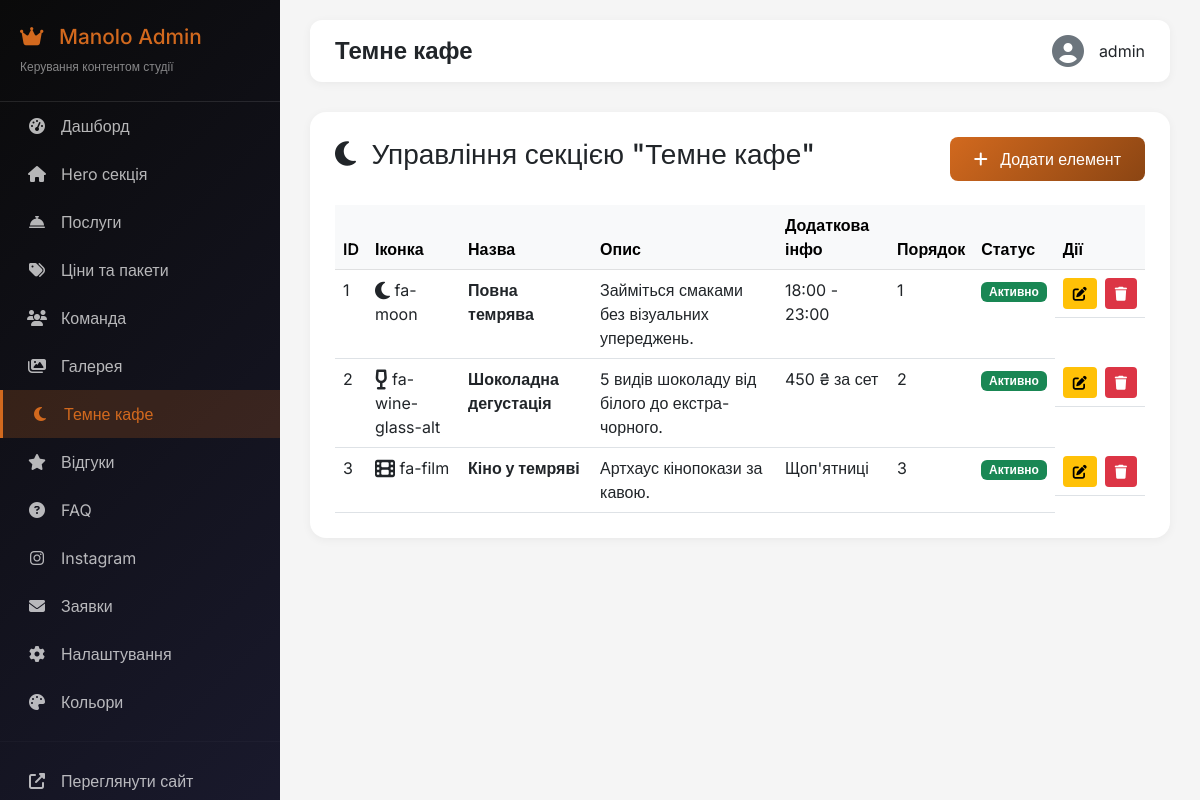
Screenshot of /admin/dark-cafe (signed in) with the database file from the repository.
### app.py (models this page shows)
class DarkCafeItem(db.Model):
    __tablename__ = 'dark_cafe_items'
    id = db.Column(db.Integer, primary_key=True)
    title = db.Column(db.String(100), nullable=False)
    description = db.Column(db.Text, nullable=False)
    icon = db.Column(db.String(50), default='fa-moon')
    extra_info = db.Column(db.String(100))
    order = db.Column(db.Integer, default=0)
    is_active = db.Column(db.Boolean, default=True)

### app.py (the view)
@app.route('/admin/dark-cafe')
@login_required
def admin_dark_cafe():
    items = DarkCafeItem.query.order_by(DarkCafeItem.order).all()
    return render_template('admin/dark_cafe_list.html', items=items)

### app.py (called while the page is built)
def login_required(f):
    @wraps(f)
    def decorated_function(*args, **kwargs):
        if not session.get('admin_logged_in'):
            flash('Будь ласка, увійдіть в адмін-панель', 'warning')
            return redirect(url_for('admin_login'))
        return f(*args, **kwargs)
    return decorated_function

### templates/admin/dark_cafe_list.html
{% extends "admin/layout.html" %}
{% block title %}Темне кафе{% endblock %}
{% block content %}
<div class="admin-card">
    <div class="d-flex justify-content-between align-items-center mb-4">
        <h3><i class="fas fa-moon me-2"></i> Управління секцією "Темне кафе"</h3>
        <a href="{{ url_for('admin_dark_cafe_edit') }}" class="btn btn-primary">
            <i class="fas fa-plus me-2"></i> Додати елемент
        </a>
    </div>
    {% if items %}
    <div class="table-responsive">
        <table class="table table-hover">
            <thead class="table-light">
                <tr>
                    <th>ID</th>
                    <th>Іконка</th>
                    <th>Назва</th>
                    <th>Опис</th>
                    <th>Додаткова інфо</th>
                    <th>Порядок</th>
                    <th>Статус</th>
                    <th>Дії</th>
                </tr>
            </thead>
            <tbody>
                {% for item in items %}
                <tr>
                    <td>{{ item.id }}</td>
                    <td><i class="fas {{ item.icon }} fa-lg"></i> {{ item.icon }}</td>
                    <td><strong>{{ item.title }}</strong></td>
                    <td>{{ item.description|truncate(50) }}</td>
                    <td>{{ item.extra_info or '-' }}</td>
                    <td>{{ item.order }}</td>
                    <td>
                        {% if item.is_active %}
                        <span class="badge bg-success">Активно</span>
                        {% else %}
                        <span class="badge bg-secondary">Приховано</span>
                        {% endif %}
                    </td>
                    <td class="table-actions">
                        <a href="{{ url_for('admin_dark_cafe_edit', id=item.id) }}" class="btn btn-sm btn-warning">
                            <i class="fas fa-edit"></i>
                        </a>
                        <a href="{{ url_for('admin_dark_cafe_delete', id=item.id) }}" class="btn btn-sm btn-danger" onclick="return confirm('Видалити елемент?')">
                            <i class="fas fa-trash"></i>
                        </a>
                    </td>
                </tr>
                {% endfor %}
            </tbody>
        </table>
    </div>
    {% else %}
    <div class="text-center py-5">
        <i class="fas fa-moon fa-3x text-muted mb-3"></i>
        <p>Немає доданих елементів</p>
        <a href="{{ url_for('admin_dark_cafe_edit') }}" class="btn btn-primary">Додати перший елемент</a>
    </div>
    {% endif %}
</div>
{% endblock %}

### templates/admin/layout.html (style rules this page uses)
* { margin: 0; padding: 0; box-sizing: border-box; }
body { font-family: 'Inter', sans-serif; background: #f5f5f5; }
.admin-card { background: white; border-radius: 16px; padding: 25px; margin-bottom: 25px; box-shadow: 0 2px 10px rgba(0,0,0,0.05); }
.btn-primary { background: linear-gradient(135deg, #D2691E, #8B4513); border: none; padding: 10px 24px; border-radius: 8px; transition: all 0.3s; }
.btn-warning { background: #ffc107; border: none; color: #000; }
.btn-danger { background: #dc3545; border: none; }
.table { margin-bottom: 0; }
.table th { font-weight: 600; border-bottom-width: 1px; }
.table-actions { display: flex; gap: 8px; white-space: nowrap; }
.table-actions .btn-sm { padding: 5px 10px; }

### rows the page displays
DarkCafeItem: id "1", icon "fa-moon", title "Повна темрява", description "Займіться смаками без візуальних упереджень.", extra_info "18:00 - 23:00", order "1", is_active "Активно"
DarkCafeItem: id "2", icon "fa-wine-glass-alt", title "Шоколадна дегустація", description "5 видів шоколаду від білого до екстра-чорного.", extra_info "450 ₴ за сет", order "2", is_active "Активно"
DarkCafeItem: id "3", icon "fa-film", title "Кіно у темряві", description "Артхаус кінопокази за кавою.", extra_info "Щоп'ятниці", order "3", is_active "Активно"

### other values shown
{{ session.get('admin_username', 'Admin') }} "admin"
